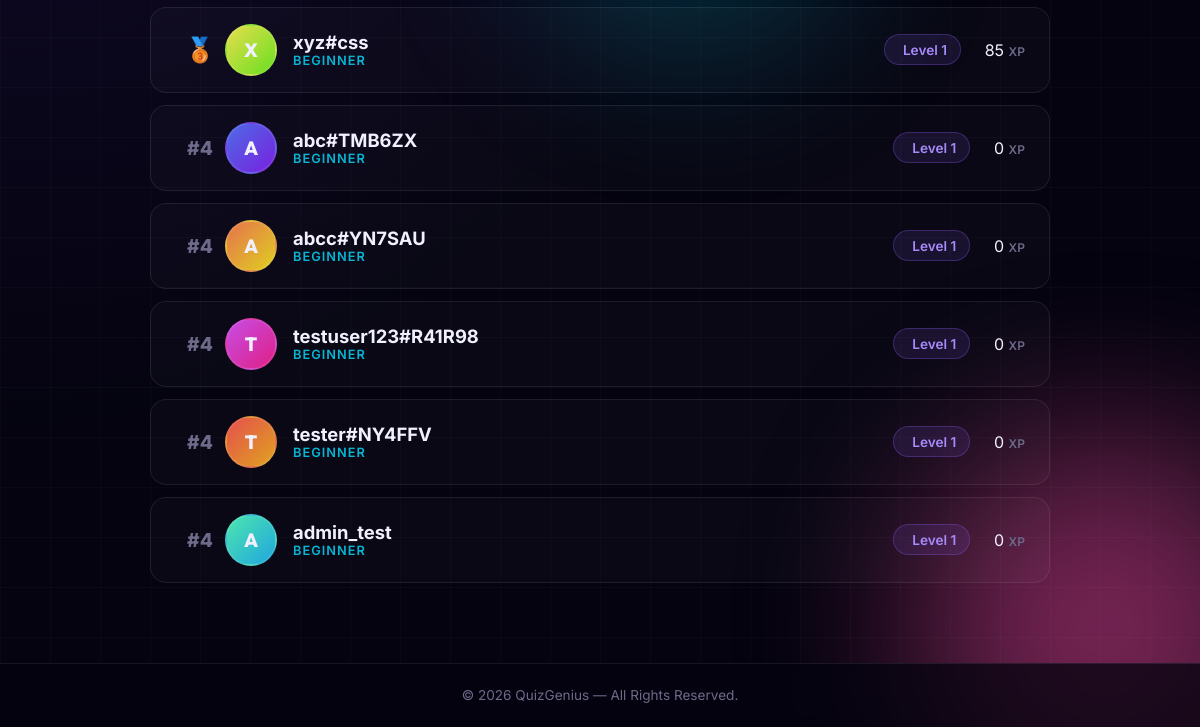
The page /leaderboard (lower part) on the database as committed earlier.
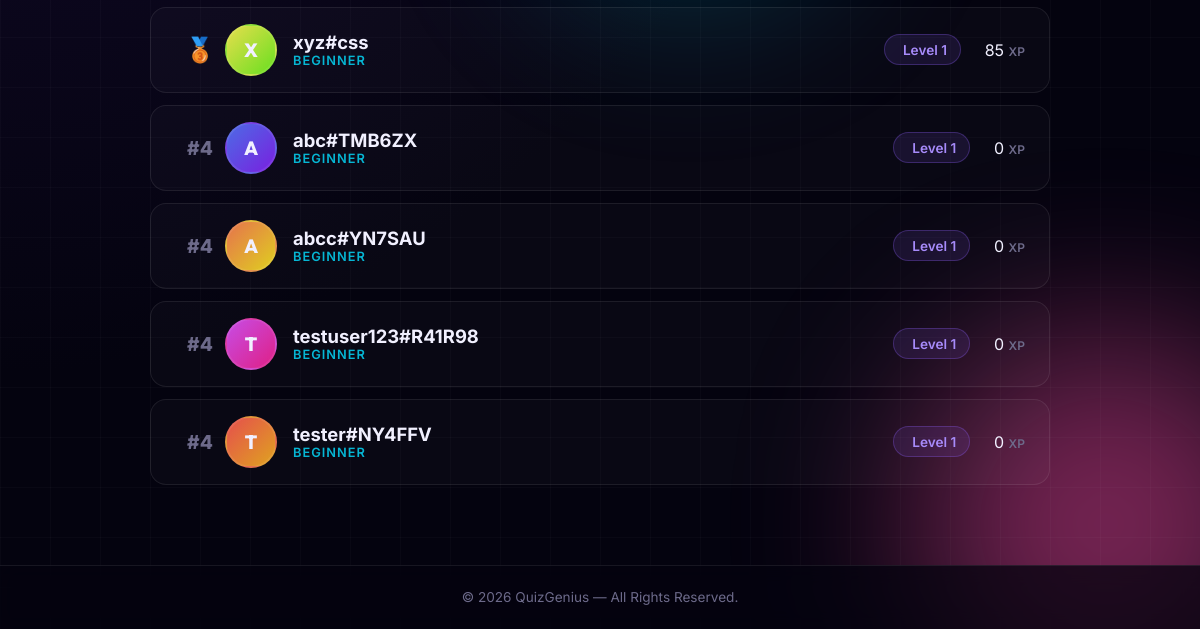
The same page on the database as committed later.
### tables this page shows
CREATE TABLE users (
    id            INTEGER PRIMARY KEY AUTOINCREMENT,
    username      TEXT    NOT NULL UNIQUE,
    email         TEXT    NOT NULL UNIQUE,
    password_hash TEXT    NOT NULL,
    xp            INTEGER NOT NULL DEFAULT 0,
    level         INTEGER NOT NULL DEFAULT 1,
    created_at    TIMESTAMP DEFAULT CURRENT_TIMESTAMP
, avatar_url TEXT, role TEXT DEFAULT 'user');

### backend/routes.py (the view)
@main.route("/leaderboard")
def leaderboard():
    rows = query_db("""
        SELECT u.*,
               RANK() OVER (ORDER BY u.xp DESC) AS rank
        FROM   users u
        ORDER  BY u.xp DESC
        LIMIT  20
        """)
    entries = [dict(r) for r in rows] if rows else []
    for e in entries:
        e["rank_title"] = get_rank_title(e["level"])
    return render_template("leaderboard.html", entries=entries)

### backend/auth.py (called while the page is built, shortened)
def get_current_user() -> User | None:
    user_id = session.get(SESSION_USER_ID)
    if user_id is None:
        return None

### backend/database.py (called while the page is built)
def get_db():
    if "db" not in g:
        db_path = current_app.config["DATABASE_PATH"]
        os.makedirs(os.path.dirname(db_path), exist_ok=True)
        g.db = sqlite3.connect(db_path, detect_types=sqlite3.PARSE_DECLTYPES)
        g.db.row_factory = sqlite3.Row  # rows behave like dicts
    return g.db

def query_db(sql, args=(), one=False):
    cur = get_db().execute(sql, args)
    rv = cur.fetchall()
    cur.close()
    return (rv[0] if rv else None) if one else rv

### backend/gamification.py (called while the page is built)
def get_rank_title(level: int) -> str:
    if level < 3: return "Beginner"
    elif level < 6: return "Learner"
    elif level < 10: return "Challenger"
    elif level < 20: return "Expert"
    elif level < 50: return "Quiz Master"
    else: return "Legend"

### backend/routes.py (called while the page is built)
@main.context_processor
def inject_user():
    return {"current_user": get_current_user()}

### templates/leaderboard.html (shortened to what this page needs)
{% extends "base.html" %}
{% block content %}
<div class="lb-wrapper fade-in" style="padding: 2rem 0;">
    {% if entries %}
        {% set top3 = entries[:3] %}
        <div class="lb-list">
            {% for e in entries %}
            <div class="lb-row {% if current_user and current_user.username == e.username %}is-current-user{% endif %}">
                <div class="lb-row-rank">
                    {% if e.rank == 1 %}<span style="color: var(--gold); font-size: 1.5rem; filter: drop-shadow(0 0 5px rgba(245,158,11,0.5));">🥇</span>
                    {% elif e.rank == 2 %}<span style="color: #94a3b8; font-size: 1.5rem;">🥈</span>
                    {% elif e.rank == 3 %}<span style="color: #cd7c3f; font-size: 1.5rem;">🥉</span>
                    {% else %}#{{ e.rank }}{% endif %}
                </div>
                <div class="lb-row-player">
                    <div class="player-avatar" data-name="{{ e.username }}" style="width: 52px; height: 52px; font-size: 1.2rem; border-width: 2px;">
                        {% if e.avatar_url %}<img src="{{ e.avatar_url }}" alt="Avatar">{% else %}{{ e.username[0]|upper }}{% endif %}
                    </div>
                    <div style="min-width: 0; flex: 1;">
                        <div style="font-size: 1.15rem; font-weight: 700; display: flex; align-items: center; gap: 8px; min-width: 0;">
                            <span style="overflow: hidden; text-overflow: ellipsis; white-space: nowrap;" title="{{ e.username }}">{{ e.username }}</span>
                        </div>
                        <div style="font-size: 0.8rem; color: var(--accent); font-weight: 600; text-transform: uppercase; letter-spacing: 1px;">
                            {{ e.rank_title }}
                        </div>
                    </div>
                </div>
                <div class="lb-row-stats">
                    <span class="badge" style="padding: 0.4rem 0.8rem; font-size: 0.85rem;"> Level {{ e.level }}</span>
                    <div class="lb-xp">{{ e.xp }} <span style="font-size: 0.75rem; color: var(--text-muted); font-weight: 600; text-transform: uppercase;">XP</span></div>
                </div>
            </div>
            {% endfor %}
        </div>
    {% endif %}
</div>
{% endblock %}

### templates/base.html (shortened to what this page needs)
<!DOCTYPE html>
<html lang="en">
<head>
    <link rel="stylesheet" href="{{ url_for('static', filename='css/style.css') }}">
</head>
<body>
    <div class="bg-animation">
        <div class="orb orb-2"></div>
        <div class="orb orb-3"></div>
    </div>
    <main class="main-container">
        {% block content %}{% endblock %}
    </main>
    <footer class="site-footer">
        <p>&copy; 2026 QuizGenius &mdash; All Rights Reserved.</p>
    </footer>
</body>
</html>

### static/css/style.css (style rules this page uses)
:root { --bg-darker: #04030f; --bg-dark: #0a0818; --bg-surface: #100e24; --bg-card: rgba(16, 14, 36, 0.7); --primary: #8b5cf6; --primary-light: #a78bfa; --primary-hover: #7c3aed; --primary-glow: rgba(139, 92, 246, 0.45); --primary-glow-sm: rgba(139, 92, 246, 0.2); --secondary: #ec4899; --secondary-glow: rgba(236, 72, 153, 0.35); --accent: #06b6d4; --accent-glow: rgba(6, 182, 212, 0.3); --gold: #f59e0b; --text-main: #f1f0ff; --text-sub: #c4b5fd; --text-muted: #6d6a8a; --text-body: #a89fcc; --glass-bg: rgba(255, 255, 255, 0.04); --glass-bg-hover: rgba(255, 255, 255, 0.08); --glass-border: rgba(255, 255, 255, 0.08); --glass-border-hover: rgba(255, 255, 255, 0.18); --success: #10b981; --success-bg: rgba(16, 185, 129, 0.12); --success-border: rgba(16, 185, 129, 0.3); --warning: #f59e0b; --warning-bg: rgba(245, 158, 11, 0.12); --warning-border: rgba(245, 158, 11, 0.3); --danger: #ef4444; --danger-bg: rgba(239, 68, 68, 0.12); --danger-border: rgba(239, 68, 68, 0.3); --nav-bg: rgba(4, 3, 15, 0.75); --input-bg: rgba(255, 255, 255, 0.05); --input-bg-focus: rgba(255, 255, 255, 0.09); --table-row-bg: rgba(255, 255, 255, 0.025); --table-row-hover: rgba(139, 92, 246, 0.08); --progress-bg: rgba(255, 255, 255, 0.08); --avatar-border: #0a0818; --stat-val-color: #f1f0ff; --card-inner-bg: rgba(0, 0, 0, 0.25); --badge-bg: rgba(139, 92, 246, 0.12); --badge-border: rgba(139, 92, 246, 0.3); --btn-glass-bg: rgba(255, 255, 255, 0.07); --btn-glass-border: rgba(255, 255, 255, 0.15); --btn-glass-text: #f1f0ff; --grad-primary: linear-gradient(135deg, var(--primary), var(--secondary)); --grad-accent: linear-gradient(135deg, var(--accent), var(--primary)); --grad-gold: linear-gradient(135deg, #f59e0b, #ec4899); --grad-bg: radial-gradient(ellipse at top left, #1e1040 0%, #04030f 60%); --radius-sm: 8px; --radius-md: 14px; --radius-lg: 20px; --radius-xl: 28px; --radius-pill: 999px; --shadow-sm: 0 2px 8px rgba(0,0,0,0.3); --shadow-md: 0 8px 32px rgba(0,0,0,0.4); --shadow-lg: 0 16px 48px rgba(0,0,0,0.5); --shadow-glow: 0 0 40px var(--primary-glow); --shadow-glow-sm: 0 0 20px var(--primary-glow-sm); }
*, *::before, *::after { margin: 0; padding: 0; box-sizing: border-box; }
* { scrollbar-width: thin; scrollbar-color: var(--glass-border-hover) transparent; }
html { scroll-behavior: smooth; }
body { font-family: 'Inter', 'Outfit', sans-serif; min-height: 100vh; background: var(--grad-bg); background-color: var(--bg-darker); color: var(--text-main); display: flex; flex-direction: column; overflow-x: hidden; -webkit-font-smoothing: antialiased; font-size: clamp(0.9rem, 1vw + 0.5rem, 1rem); }
p { color: var(--text-body); line-height: 1.7; margin-bottom: 1rem; }
.bg-animation { position: fixed; inset: 0; z-index: -1; overflow: hidden; background: var(--grad-bg); }
.bg-animation::after { content: ''; position: absolute; inset: 0; background-image: linear-gradient(rgba(255,255,255,0.025) 1px, transparent 1px), linear-gradient(90deg, rgba(255,255,255,0.025) 1px, transparent 1px); background-size: 50px 50px; pointer-events: none; }
.orb { position: absolute; border-radius: 50%; filter: blur(90px); opacity: 0.5; will-change: transform; animation: orbDrift 18s ease-in-out infinite alternate; }
.orb-2 { width: 380px; height: 380px; background: var(--secondary); bottom: -5%; right: -8%; animation-delay: -6s; }
.main-container { flex: 1; padding: 88px 5% 48px; max-width: 1300px; margin: 0 auto; width: 100%; display: flex; flex-direction: column; }
.badge { display: inline-flex; align-items: center; gap: 5px; padding: 0.3rem 0.8rem; background: var(--badge-bg); border: 1px solid var(--badge-border); border-radius: var(--radius-pill); font-size: 0.8rem; font-weight: 600; color: var(--primary-light); transition: transform 0.25s, box-shadow 0.25s; }
.player-avatar { width: 38px; height: 38px; border-radius: 50%; background: var(--grad-primary); display: flex; align-items: center; justify-content: center; font-size: 0.95rem; font-weight: 800; border: 2px solid var(--glass-border); overflow: hidden; flex-shrink: 0; font-family: 'Outfit', sans-serif; }
.fade-in { animation: fadeUp 0.7s cubic-bezier(.4,0,.2,1) forwards; opacity: 0; }
.site-footer { padding: 1.25rem 5%; color: var(--text-muted); font-size: 0.85rem; text-align: center; border-top: 1px solid var(--glass-border); background: var(--nav-bg); backdrop-filter: blur(10px); }
.site-footer p { margin-bottom: 0; color: var(--text-muted); }

Rows that differ between the two databases and show on the page:
removed users: rank "4", username "A", username "admin_test", rank_title "BEGINNER", level "1", xp "0"
